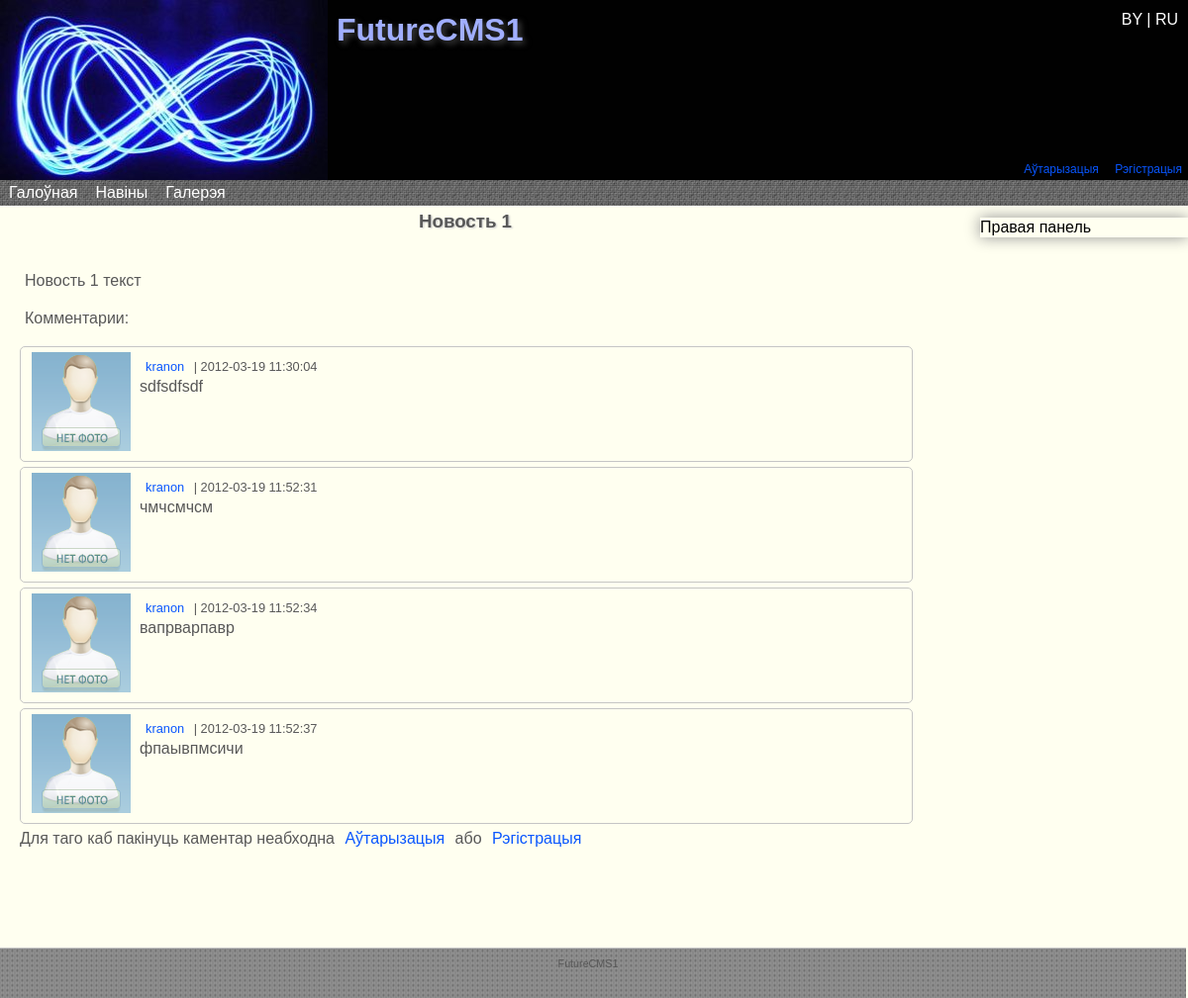
Screenshot of /read_news.php?id=1 with the database file from the repository.
### tables this page shows
CREATE TABLE IF NOT EXISTS `menu` (
  `id` int(11) NOT NULL AUTO_INCREMENT,
  `num` int(11) NOT NULL,
  `lang1` varchar(50) NOT NULL,
  `lang2` varchar(50) NOT NULL,
  `link` text NOT NULL,
  `published` int(11) NOT NULL DEFAULT '0',
  `in` int(2) NOT NULL DEFAULT '0',
  PRIMARY KEY (`id`)
);

CREATE TABLE IF NOT EXISTS `news` (
  `id` int(11) NOT NULL AUTO_INCREMENT,
  `caption_lang1` varchar(200) NOT NULL,
  `caption_lang2` varchar(200) NOT NULL,
  `text_lang1` text NOT NULL,
  `text_lang2` text NOT NULL,
  `date` datetime NOT NULL,
  PRIMARY KEY (`id`)
);

CREATE TABLE IF NOT EXISTS `news_comments` (
  `id` int(11) NOT NULL AUTO_INCREMENT,
  `text` varchar(45) NOT NULL,
  `news_id` int(11) NOT NULL,
  `users_id` int(11) NOT NULL,
  `datetime` datetime NOT NULL,
  PRIMARY KEY (`id`),
  UNIQUE KEY `id_UNIQUE` (`id`),
  KEY `fk_news_comments_news1` (`news_id`),
  KEY `fk_news_comments_users1` (`users_id`)
);

CREATE TABLE IF NOT EXISTS `users` (
  `id` int(11) NOT NULL AUTO_INCREMENT,
  `login` varchar(20) NOT NULL,
  `pass` text NOT NULL,
  `email` varchar(50) NOT NULL,
  `ava` text NOT NULL,
  `sex` varchar(5) NOT NULL,
  `datreg` datetime NOT NULL,
  `group` int(11) NOT NULL,
  PRIMARY KEY (`id`),
  KEY `fk_users_role1` (`group`)
);

CREATE TABLE IF NOT EXISTS `page` (
  `id` int(11) NOT NULL AUTO_INCREMENT,
  `lang1` varchar(150) NOT NULL,
  `lang2` varchar(150) NOT NULL,
  `link` varchar(200) NOT NULL,
  `text_lang1` longtext NOT NULL,
  `text_lang2` longtext NOT NULL,
  `in_menu` int(11) NOT NULL DEFAULT '0',
  PRIMARY KEY (`id`)
);

### core/config.php (called while the page is built, shortened)
<?php
include 'classes/base.class.php';
$db = new DataBase('localhost','root','root');
$db->SelectDataBase('future_cms');
$sql="SELECT `id`,`siteName`,`siteHeader`,`siteFooter`,`metaTitle`,`metaKeywords`,`metaDescription`,`metaCharset` FROM `settings`";
$res=$db->query($sql);
while ($row = mysql_fetch_array($res)){
	$site['lang'.$row['id']]=array(
			'name'=>$row['siteName'],
			'header'=>$row['siteHeader'],
			'footer'=>$row['siteFooter']
		);
}
$site['version']='12.13.5';
?>

### read_news.php (the view, shortened to what this page needs)
<?php session_start();
include 'core/config.php';
if ($_SESSION['lang']=='lang2'){ $lang='lang2'; }
else { $lang='lang1'; }
$header=$site[$lang]['header'];
if ($lang=='lang1') $name='Навiны';
else $name='Новости';
$footer=$site[$lang]['footer'];
$word=$db->WordsTranslate($lang);
$news_id=$_GET['id'];
if ((settype($news_id,int))|($news_id>=0)){
	if ($news_id==0){
	}
	else{
		$result = $db->query("SELECT `id` FROM `news` WHERE `id`='".$news_id."';");
		if (mysql_num_rows($result)==0){
			$error = 'Новости с таким ID не существует!';
		}
		else{
			$sql="SELECT `caption_".$lang."`, `text_".$lang."` FROM `news` WHERE `id`=".$news_id;
			$result = $db->query($sql);
			while ($row = mysql_fetch_array($result, MYSQL_BOTH)){
				$name=$row['caption_'.$lang];
			}
		}
	}
}
else{
	header('Location: index.php');
	exit;
}?>
<!DOCTYPE html PUBLIC "-//W3C//DTD XHTML 1.0 Strict//EN" "http://www.w3.org/TR/xhtml1/DTD/xhtml1-strict.dtd">
<html xmlns="http://www.w3.org/1999/xhtml">
<head>
    <link rel="stylesheet" href="design/style_main.css" type="text/css" media="screen, projection" />
	<link rel="stylesheet" href="design/droppy.css" type="text/css" media="screen, projection" />
</head>
<body>
    <div id="wrapper">
        <div id="header" align="left" class="head_grad">
            <div id="symbol">
                <a href="index.php"><img src="design/symbol.png" class="iePNG"/></a>
            </div>
			<div id="lang">
				<a href="core/lang1.php"> BY </a>|<a href="core/lang2.php"> RU </a>
			</div>
            <br /><h1><?php echo $header;?></h1><br />
            <div id="user">
               <?php
                    if ($_SESSION['login']==NULL){
                        echo '<a href="/Avtorizatsiya.php" id="ln">'.$word[1].'</a>
                        <a href="/Registratsiya.php">'.$word[2].'</a>';
                    }
                    else{
                        echo '<a href="core/logout.php"> '.$word[4].' ['.$_SESSION['login'].']</a>';
                    }
                ?>
            </div>
        </div>
        <div id="middle">
            <div id="menu" class="menu_grad">
                <ul id="nav">
                    <?php $db->MenuRead($lang);?>
                </ul>
            </div>
            <div id="container">
                <div id="content">
                    <?php echo '<h3>'.$name.'</h3>';
                    if ($news_id==0){
						$db->ReadNews('all',$lang);
					}
					else{
						$db->ReadNewsText($news_id,$lang);
						$mas=$db->commentRead($news_id);
						if (isset($mas)){
							echo '<p id="comm_title">Комментарии:</p>';
							foreach ($mas as $val){
								echo '<div class="comment">
								<div class="com_ava"><a href="O_polzovatele.php?login='.$val['users_login'].'"><img src="'.$val['users_ava'].'" /></a></div>
								<div class="com_name_date">
										<a href="O_polzovatele.php?login='.$val['users_login'].'">
											<span class="com_username">'.$val['users_login'].'</span>
										</a> |
										<span class="com_date">'.$val['datetime'].'</span>
								</div>
								<span class="com_text">'.$val['text'].'</span>
								</div>';
							}
						}
						if ($_SESSION['login']==NULL){
							echo $word[20].' <a href="Avtorizatsiya.php">'.$word[1].'</a> '.$word[21].' <a href="Registratsiya.php">'.$word[2].'</a>';
						}
					}
                    ?>
                </div>
            </div>
            <?php include 'core/sideRight.php';?>
            </div>
            </div>
            <div id="footer" align="center">
            <?php
                echo $footer;
            ?>
        </div>
</body>
</html>

### core/classes/base.class.php (shortened to what this page needs)
<?php
class DataBase{
    private $host= '';
    private $user= '';
    private $pass= '';
    private $connection;
    public function __construct($host="",$user="",$pass=""){
        $this->host = $host;
        $this->user = $user;
        $this->pass = $pass;
    }
    public function connect(){
		$this->connection = mysql_connect($this->host,$this->user,$this->pass) or die("could not connect to DB");
        return $this->connection;
    }
	public static function query($sql){
		$res=mysql_query($sql) or die(mysql_error());
		return $res;
    }
    public function ReadNewsText($id, $lang){
    	if($this->connection){
			$sql="SELECT `text_".$lang."` FROM `news` WHERE `id`=".$id;
    		$result = self::query($sql);
            while ($row = mysql_fetch_array($result, MYSQL_BOTH)){
           		echo $row[0];
            }
    	}
    }
    public function commentRead($newsId){
        if($this->connection){
			$sql="SELECT
						`news_comments`.`id`,
						`news_comments`.`text`,
						`news_comments`.`news_id`,
						`news_comments`.`users_id`,
						`news_comments`.`datetime`,
						`users`.`login`,
						`users`.`ava`
				FROM `news_comments`,`users`
					WHERE
						`news_comments`.`news_id`=".$newsId."
							AND `users`.`id`=`news_comments`.`users_id`;";
			$res=self::query($sql);
			while ($row = mysql_fetch_array($res, MYSQL_BOTH)){
           		$comment[] = array(
					"id"			=> $row['id'],
					"text"			=> $row['text'],
					"news_id"		=> $row['news_id'],
					"users_login"	=> $row['login'],
					"users_ava"		=> $row['ava'],
					"datetime"		=> $row['datetime']
					);
            }
			return $comment;
        }
    }
    public function MenuRead($lang,$dir=''){
		if($this->connection){
			$sql="SELECT `id`,`num`,`link`,`".$lang."`,`in` FROM `menu` WHERE `published`='1' ORDER BY `num`;";
            $result = self::query($sql);
			while ($row = mysql_fetch_array($result, MYSQL_BOTH)){
				$menu[$row['num']]=array(
						'id'=>$row['id'],
						'in'=>$row['in'],
						'name'=>$row[$lang],
						'link'=>$row['link']
						);
			}
			foreach($menu as $val){
					if ($val['in']==0){
						echo '<li><a href="'.$val['link'].'">'.$val['name'].'</a>';
						echo '<ul>';
						echo '</ul></li>';
					}
				}
        }
    }
    public function WordsTranslate($lang){
		if($this->connection){
			$num=1;
			$sql="SELECT `".$lang."` FROM `language`";
			$result = self::query($sql);
			while ($row = mysql_fetch_array($result, MYSQL_BOTH)){
				$word[$num]=$row[$lang];
				$num++;
			}
			return $word;
        }
    }
}
?>

### core/sideRight.php
<?php
$sql="SELECT `text_".$lang."` FROM `page` WHERE `link`='RightSideBar'";
$result = $db->query($sql);
while ($row = mysql_fetch_array($result)){
	echo $row[0];
}
?>

### design/style_main.css (style rules this page uses)
* { margin: 0; padding: 0; }
html { height: 100%; }
body { font: 1em/1.250em Arial, Tahoma, Verdana, sans-serif; width: 100%; height: 100%; min-height:100%; background: #FFFFFF; position:relative; background-color: #FFFFF0; }
a { color: blue; outline: none; text-decoration: underline; }
p { margin: 0 5px 18px; }
img { border: none; }
#wrapper { position: relative; width: 100%; min-width: 1000px; margin: 0 auto; padding: 0; min-height: 100%; height: auto !important; height: 100%; }
#header { position: relative; height: 185px; background-color: #010101; }
#header h1 { position: absolute; margin-left: 340px; color: #A1AFFF; text-shadow: #494949 0.1em 0.1em 0.2em; }
#user { float: right; margin-top: 120px; }
#user a { padding:3px 6px; font-size: 0.75em; color:#0956fe; text-decoration:none; }
#menu { position: relative; float: left; width: 100%; height: 25px; top:-6px; padding: 0 0 1px 0; color:#FFFFFF; z-index: 5; background-image: url('menu2.jpg'); }
#symbol { position: relative; float: left; }
#lang { position: relative; float: right; right: 10px; top:10px; color: #FFFFFF; z-index: 2; }
#lang a { color: #FFFFFF; text-decoration: none; }
#middle { width: 100%; padding: 0 0 100px; height: 1%; }
#middle:after { content: '.'; display: block; clear: both; visibility: hidden; height: 0; }
#container { width: 100%; float: left; overflow: hidden; }
#content { position: relative; float: left; padding: 40px 230px 0 20px; color: #585858; min-height:100%; width: 75%; }
#content a { padding:3px 6px; color: #0956fe; text-decoration:none; }
#content h3 { position: relative; top: -40px; text-shadow: #D2D2D2 0.07em 0.07em 0.1em; text-align: center; }
#sideRight { position: absolute; float: right; width: 210px; top: 220px; right: 0px; box-shadow:#949494 0 0 15px; -moz-box-shadow:#949494 0 0 15px; -webkit-box-shadow:#949494 0 0 15px; }
.comment { position: relative; min-height: 60px; width:100%; border: #C5C5C5 solid 1px; margin:5px 0 5px 0; border-radius: 5px; }
.com_text { position: absolute; top:30px; left:120px; }
.com_name_date { position: absolute; top:10px; left:120px; font-size: 0.8em; }
.com_ava { margin: 5px; }
#footer { position: relative; width: 99%; min-width: 990px; height: 40px; padding: 5px 10px 5px 0; background-image: url('footer.jpg'); color: #585858; font-size: 0.67em; border-top: #C5C5C5 solid 1px; }

### design/droppy.css (style rules this page uses)
#nav { display: block; margin: 0 0 10px 0; padding: 0; position: relative; }
#nav li { display: block; list-style: none; margin: 0; padding: 0; float: left; position: relative; }
#nav a { display: block; }
#nav a { text-decoration:none; color: white; font-size: 1em; padding: 3px 9px 3px 9px; margin-bottom: -1px; }

### rows the page displays
menu: lang1 "Галоўная"
menu: lang1 "Навіны"
menu: lang1 "Галерэя"
news: caption_lang1 "Новость 1", text_lang1 "Новость 1 текст"
news_comments: users.ava (placeholder picture), users.login "kranon", datetime "2012-03-19 11:30:04", text "sdfsdfsdf"
news_comments: users.ava (placeholder picture), users.login "kranon", datetime "2012-03-19 11:52:31", text "чмчсмчсм"
news_comments: users.ava (placeholder picture), users.login "kranon", datetime "2012-03-19 11:52:34", text "вапрварпавр"
news_comments: users.ava (placeholder picture), users.login "kranon", datetime "2012-03-19 11:52:37", text "фпаывпмсичи"
page: text_lang1 "Правая панель"

### other values shown
$header "FutureCMS1"
$word[1] "Аўтарызацыя"
$word[2] "Рэгістрацыя"
$word[20] "Для таго каб пакінуць каментар неабходна"
$word[21] "або"
$footer "FutureCMS1"
